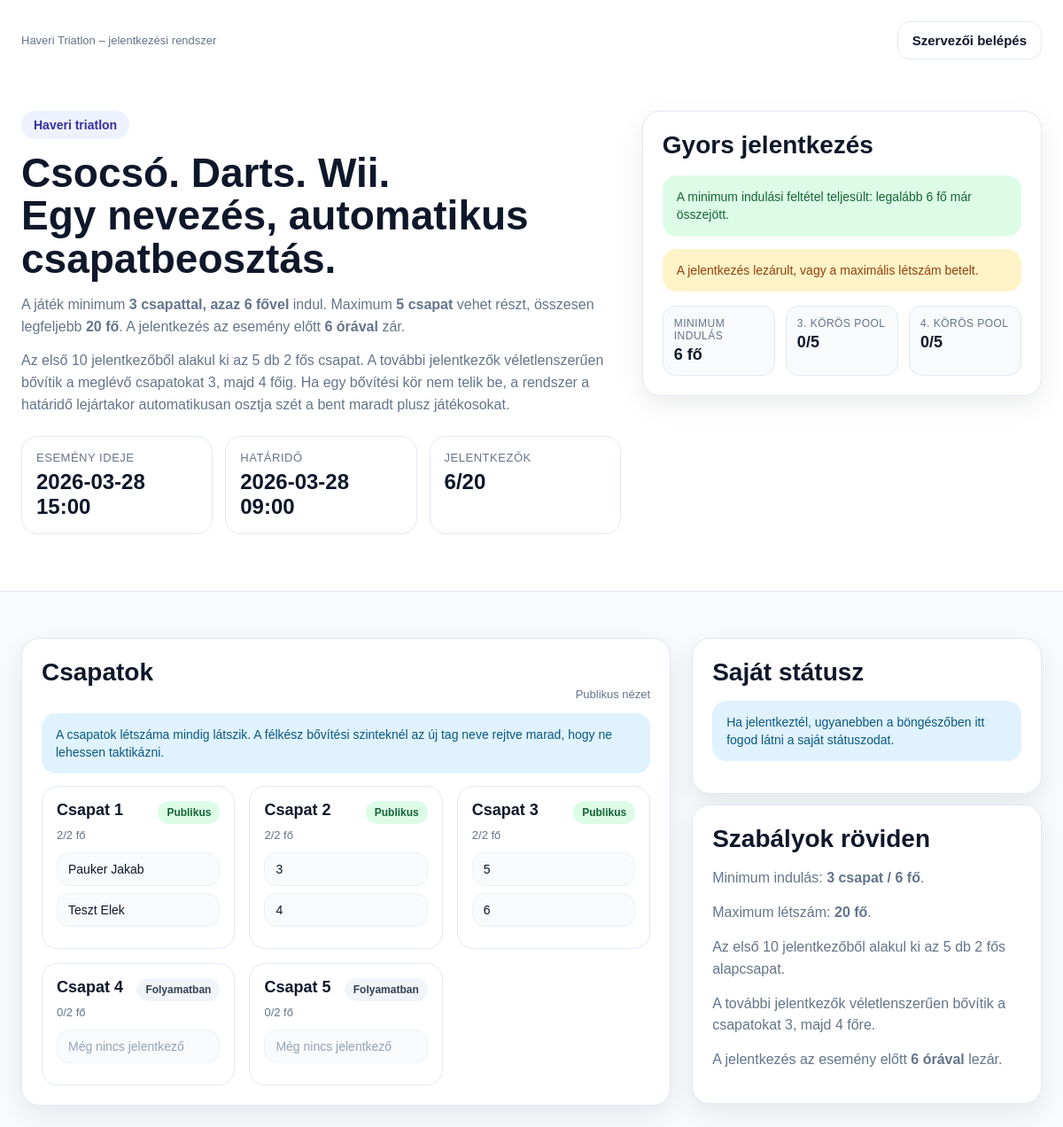
The page / on the database its author committed.
### tables this page shows
CREATE TABLE events (
            id INTEGER PRIMARY KEY AUTOINCREMENT,
            title TEXT NOT NULL,
            event_at TEXT NOT NULL,
            registration_deadline TEXT NOT NULL,
            created_at TEXT NOT NULL,
            is_closed INTEGER NOT NULL DEFAULT 0,
            finalized_at TEXT
        );

CREATE TABLE registrations (
            id INTEGER PRIMARY KEY AUTOINCREMENT,
            event_id INTEGER NOT NULL,
            participant_name TEXT NOT NULL,
            participant_email TEXT NOT NULL,
            provider TEXT NOT NULL,
            google_sub TEXT,
            created_at TEXT NOT NULL,

            assigned_team INTEGER,
            assigned_stage INTEGER,  -- 2 / 3 / 4
            assigned_slot INTEGER,   -- 1..4 within team

            pending_stage INTEGER,   -- 3 / 4 if waiting in pool
            pending_position INTEGER,

            FOREIGN KEY(event_id) REFERENCES events(id)
        );

### app.py (the view)
@app.route("/")
def home():
    event_row = get_latest_event()
    if event_row:
        finalize_event_if_needed(event_row)
        event_row = get_event(event_row["id"])
    if not event_row:
        return render_template("home.html", event=None)
    public_teams = build_public_teams(event_row["id"])
    my_status = get_my_status(event_row["id"])
    total_registrations = get_registration_count(event_row["id"])
    can_register = not event_has_started_or_closed(event_row) and total_registrations < MAX_PLAYERS
    stage3_pending_count = query_one(
        """
        SELECT COUNT(*) AS cnt
        FROM registrations
        WHERE event_id = ? AND pending_stage = 3 AND assigned_team IS NULL
        """,
        (event_row["id"],),
    )["cnt"]
    stage4_pending_count = query_one(
        """
        SELECT COUNT(*) AS cnt
        FROM registrations
        WHERE event_id = ? AND pending_stage = 4 AND assigned_team IS NULL
        """,
        (event_row["id"],),
    )["cnt"]
    approved_start = total_registrations >= 6
    return render_template(
        "home.html",
        event=event_row,
        public_teams=public_teams,
        my_status=my_status,
        total_registrations=total_registrations,
        can_register=can_register,
        approved_start=approved_start,
        min_players=MIN_TEAMS_TO_START * BASE_TEAM_SIZE,
        max_players=MAX_PLAYERS,
        stage3_pending_count=stage3_pending_count,
        stage4_pending_count=stage4_pending_count,
        google_enabled=oauth is not None,
        format_dt_display=format_dt_display,
    )

### app.py (called while the page is built)
def get_db():
    if "db" not in g:
        g.db = sqlite3.connect(app.config["DATABASE"])
        g.db.row_factory = sqlite3.Row
    return g.db

def query_all(sql, params=()):
    return get_db().execute(sql, params).fetchall()

def query_one(sql, params=()):
    return get_db().execute(sql, params).fetchone()

def execute(sql, params=()):
    db = get_db()
    cur = db.execute(sql, params)
    db.commit()
    return cur

@app.before_request
def before_request():
    init_db()
    auto_finalize_due_events()

def now_str():
    return datetime.now().strftime("%Y-%m-%d %H:%M:%S")

def parse_dt(value):
    return datetime.strptime(value, "%Y-%m-%d %H:%M:%S")

def format_dt_display(value):
    return parse_dt(value).strftime("%Y-%m-%d %H:%M")

def get_latest_event():
    return query_one("SELECT * FROM events ORDER BY id DESC LIMIT 1")

def get_event(event_id):
    return query_one("SELECT * FROM events WHERE id = ?", (event_id,))

def event_has_started_or_closed(event_row):
    if not event_row:
        return True
    deadline = parse_dt(event_row["registration_deadline"])
    return event_row["is_closed"] == 1 or datetime.now() >= deadline

def get_registration_count(event_id):
    row = query_one(
        "SELECT COUNT(*) AS cnt FROM registrations WHERE event_id = ?",
        (event_id,),
    )
    return row["cnt"] if row else 0

def get_pending_pool(event_id, stage):
    return query_all(
        """
        SELECT *
        FROM registrations
        WHERE event_id = ?
          AND pending_stage = ?
          AND assigned_team IS NULL
        ORDER BY pending_position, id
        """,
        (event_id, stage),
    )

def get_session_registration_id(event_id):
    key = f"my_registration_{event_id}"
    return session.get(key)

def get_team_members(event_id, team_number):
    return query_all(
        """
        SELECT *
        FROM registrations
        WHERE event_id = ?
          AND assigned_team = ?
        ORDER BY assigned_slot ASC
        """,
        (event_id, team_number),
    )

def get_approved_team_name(event_id, team_number):
    row = query_one(
        """
        SELECT *
        FROM team_name_proposals
        WHERE event_id = ?
          AND team_number = ?
          AND status = 'approved'
        ORDER BY id DESC
        LIMIT 1
        """,
        (event_id, team_number),
    )
    return row["proposed_name"] if row else None

### templates/home.html (shortened to what this page needs)
<!DOCTYPE html>
<html lang="hu">
<head>
</head>
<body>
  <div class="hero">
    <div class="container">
      <div class="topbar">
        <div class="small">Haveri Triatlon – jelentkezési rendszer</div>
        <a href="{{ url_for('admin_login') }}" class="btn btn-secondary">Szervezői belépés</a>
      </div>
      {% if not event %}
        <div class="card">
          <span class="badge">Nincs aktív esemény</span>
          <h1>Még nincs létrehozva rendezvény.</h1>
          <p>Először a szervezőnek kell létrehoznia egy eseményt. Utána itt fog megjelenni a publikus jelentkezési oldal.</p>
        </div>
      {% else %}
        <div class="hero-grid">
          <div>
            <span class="badge">{{ event["title"] }}</span>
            <h1>Csocsó. Darts. Wii.<br>Egy nevezés, automatikus csapatbeosztás.</h1>
            <p>
              A játék minimum <strong>3 csapattal, azaz 6 fővel</strong> indul. Maximum <strong>5 csapat</strong> vehet részt,
              összesen legfeljebb <strong>20 fő</strong>. A jelentkezés az esemény előtt <strong>6 órával</strong> zár.
            </p>
            <p>
              Az első 10 jelentkezőből alakul ki az 5 db 2 fős csapat. A további jelentkezők véletlenszerűen bővítik
              a meglévő csapatokat 3, majd 4 főig. Ha egy bővítési kör nem telik be, a rendszer a határidő lejártakor
              automatikusan osztja szét a bent maradt plusz játékosokat.
            </p>
            <div class="stats">
              <div class="stat">
                <div class="stat-label">Esemény ideje</div>
                <div class="stat-value">{{ format_dt_display(event["event_at"]) }}</div>
              </div>
              <div class="stat">
                <div class="stat-label">Határidő</div>
                <div class="stat-value">{{ format_dt_display(event["registration_deadline"]) }}</div>
              </div>
              <div class="stat">
                <div class="stat-label">Jelentkezők</div>
                <div class="stat-value">{{ total_registrations }}/{{ max_players }}</div>
              </div>
            </div>
          </div>
          <div class="card">
            <h2>Gyors jelentkezés</h2>
            {% if approved_start %}
              <div class="notice ok">
                A minimum indulási feltétel teljesült: legalább 6 fő már összejött.
              </div>
            {% else %}
              <div class="notice warn">
                A játék minimum 6 főtől indul. Jelenleg még nincs meg a minimum létszám.
              </div>
            {% endif %}
            {% if not can_register %}
              <div class="notice warn">
                A jelentkezés lezárult, vagy a maximális létszám betelt.
              </div>
            {% endif %}
            <div class="mini-grid">
              <div class="mini-box">
                <div class="k">Minimum indulás</div>
                <div class="v">{{ min_players }} fő</div>
              </div>
              <div class="mini-box">
                <div class="k">3. körös pool</div>
                <div class="v">{{ stage3_pending_count }}/5</div>
              </div>
              <div class="mini-box">
                <div class="k">4. körös pool</div>
                <div class="v">{{ stage4_pending_count }}/5</div>
              </div>
            </div>
          </div>
        </div>
      {% endif %}
    </div>
  </div>
  {% if event %}
    <div class="container">
      <div class="grid-2">
        <div class="card">
          <div class="section-title">
            <h2>Csapatok</h2>
            <div class="small">Publikus nézet</div>
          </div>
          <div class="notice info">
            A csapatok létszáma mindig látszik. A félkész bővítési szinteknél az új tag neve rejtve marad, hogy ne lehessen taktikázni.
          </div>
          <div class="teams-grid">
            {% for team in public_teams %}
              <div class="team-card">
                <div class="team-top">
                  <div>
                    <h3>
                      {% if team.team_name %}
                        {{ team.team_name }}
                      {% else %}
                        Csapat {{ team.team_number }}
                      {% endif %}
                    </h3>
                    <div class="small">{{ team.count }}/{{ team.capacity }} fő</div>
                  </div>
                  {% if team.count >= 2 and team.count == team.capacity %}
                    <span class="pill ok">Publikus</span>
                  {% else %}
                    <span class="pill">Folyamatban</span>
                  {% endif %}
                </div>
                {% if team.count == 0 %}
                  <div class="member empty">Még nincs jelentkező</div>
                {% elif team.count == 1 %}
                  <div class="member hidden">1 játékos már bent van, de a neve még rejtve van.</div>
                  <div class="member empty">Várakozás a 2. főre</div>
                {% elif team.count == 2 and team.capacity == 2 %}
                  {% for name in team.visible_names %}
                    <div class="member">{{ name }}</div>
                  {% endfor %}
                {% elif team.count == 2 and team.capacity == 3 %}
                  {% for name in team.visible_names %}
                    <div class="member">{{ name }}</div>
                  {% endfor %}
                  <div class="member hidden">A 3. hely még feltöltés alatt van.</div>
                {% elif team.count == 3 and team.capacity == 3 %}
                  {% for name in team.visible_names %}
                    <div class="member">{{ name }}</div>
                  {% endfor %}
                {% elif team.count == 3 and team.capacity == 4 %}
                  {% for name in team.visible_names[:3] %}
                    <div class="member">{{ name }}</div>
                  {% endfor %}
                  <div class="member hidden">A 4. hely még feltöltés alatt van.</div>
                {% elif team.count == 4 %}
                  {% for name in team.visible_names %}
                    <div class="member">{{ name }}</div>
                  {% endfor %}
                {% endif %}
              </div>
            {% endfor %}
          </div>
        </div>
        <div class="stack">
          <div class="card">
            <h2>Saját státusz</h2>
            {% if not my_status %}
              <div class="notice info">
                Ha jelentkeztél, ugyanebben a böngészőben itt fogod látni a saját státuszodat.
              </div>
            {% endif %}
          </div>
          <div class="card">
            <h2>Szabályok röviden</h2>
            <div class="stack">
              <p>Minimum indulás: <strong>3 csapat / 6 fő</strong>.</p>
              <p>Maximum létszám: <strong>20 fő</strong>.</p>
              <p>Az első 10 jelentkezőből alakul ki az 5 db 2 fős alapcsapat.</p>
              <p>A további jelentkezők véletlenszerűen bővítik a csapatokat 3, majd 4 főre.</p>
              <p>A jelentkezés az esemény előtt <strong>6 órával</strong> lezár.</p>
            </div>
          </div>
        </div>
      </div>
    </div>
  {% endif %}
</body>
</html>

### templates/home.html (style rules this page uses)
:root { --bg: #f8fafc; --card: #ffffff; --text: #0f172a; --muted: #64748b; --line: #e2e8f0; --primary: #0f172a; --accent: #16a34a; --warn-bg: #fef3c7; --warn-text: #92400e; --ok-bg: #dcfce7; --ok-text: #166534; --err-bg: #fee2e2; --err-text: #991b1b; --info-bg: #e0f2fe; --info-text: #075985; --shadow: 0 10px 30px rgba(15, 23, 42, 0.08); --radius: 20px; }
* { box-sizing: border-box; }
body { margin: 0; font-family: Arial, Helvetica, sans-serif; background: var(--bg); color: var(--text); }
.container { max-width: 1200px; margin: 0 auto; padding: 24px; }
.hero { background: var(--card); border-bottom: 1px solid var(--line); }
.hero-grid { display: grid; grid-template-columns: 1.2fr 0.8fr; gap: 24px; align-items: start; padding: 40px 0; }
.badge { display: inline-block; padding: 8px 14px; border-radius: 999px; background: #eef2ff; color: #3730a3; font-size: 14px; font-weight: 700; margin-bottom: 14px; }
h1 { font-size: 46px; line-height: 1.05; margin: 0 0 16px; }
h2 { margin: 0 0 16px; font-size: 28px; }
h3 { margin: 0 0 10px; font-size: 18px; }
p { margin: 0 0 14px; line-height: 1.55; color: var(--muted); }
.card { background: var(--card); border: 1px solid var(--line); border-radius: var(--radius); padding: 22px; box-shadow: var(--shadow); }
.stats { display: grid; grid-template-columns: repeat(3, 1fr); gap: 14px; margin-top: 22px; }
.stat { background: var(--card); border: 1px solid var(--line); border-radius: 18px; padding: 16px; }
.stat-label { font-size: 13px; color: var(--muted); margin-bottom: 6px; text-transform: uppercase; letter-spacing: .04em; }
.stat-value { font-size: 24px; font-weight: 800; color: var(--text); }
.grid-2 { display: grid; grid-template-columns: 1.3fr 0.7fr; gap: 24px; margin-top: 28px; }
.teams-grid { display: grid; grid-template-columns: repeat(3, 1fr); gap: 16px; }
.team-card { border: 1px solid var(--line); border-radius: 18px; padding: 16px; background: #fff; }
.team-top { display: flex; justify-content: space-between; align-items: start; gap: 12px; margin-bottom: 12px; }
.pill { display: inline-block; padding: 6px 10px; border-radius: 999px; font-size: 12px; font-weight: 700; background: #f1f5f9; color: #334155; white-space: nowrap; }
.pill.ok { background: var(--ok-bg); color: var(--ok-text); }
.member { border-radius: 14px; padding: 10px 12px; background: #f8fafc; border: 1px solid #edf2f7; margin-bottom: 8px; font-size: 14px; }
.member.empty { color: #94a3b8; }
.notice { border-radius: 16px; padding: 14px 16px; margin-bottom: 14px; font-size: 14px; line-height: 1.45; }
.notice.warn { background: var(--warn-bg); color: var(--warn-text); }
.notice.ok { background: var(--ok-bg); color: var(--ok-text); }
.notice.info { background: var(--info-bg); color: var(--info-text); }
.btn, button { display: inline-block; border: 0; border-radius: 14px; padding: 12px 16px; font-size: 15px; font-weight: 700; cursor: pointer; text-decoration: none; transition: 0.15s ease; }
.btn-secondary { background: #fff; color: var(--text); border: 1px solid var(--line); }
.stack > * + * { margin-top: 12px; }
.mini-grid { display: grid; grid-template-columns: repeat(3, 1fr); gap: 12px; margin-top: 16px; }
.mini-box { background: #f8fafc; border: 1px solid var(--line); border-radius: 14px; padding: 12px; }
.mini-box .k { font-size: 12px; text-transform: uppercase; color: var(--muted); margin-bottom: 4px; letter-spacing: .04em; }
.mini-box .v { font-size: 18px; font-weight: 800; }
.topbar { display: flex; justify-content: space-between; align-items: center; gap: 16px; margin-bottom: 18px; }
.small { font-size: 13px; color: var(--muted); }
.section-title { margin-bottom: 14px; display: flex; justify-content: space-between; align-items: end; gap: 16px; }

### rows shown on the page
events: title "Haveri triatlon", event_at "2026-03-28 15:00", registration_deadline "2026-03-28 09:00"
registrations: participant_name "Pauker Jakab"
registrations: participant_name "Teszt Elek"

### other values the page prints
{{ total_registrations }} "6"
{{ max_players }} "20"
{{ min_players }} "6"
{{ stage3_pending_count }} "0"
{{ stage4_pending_count }} "0"
{{ team.team_number }} "1" "2" "3" "4" "5"
{{ team.count }} "2" "2" "2" "0" "0"
{{ team.capacity }} "2" "2" "2" "2" "2"
{{ name }} "3" "4" "5" "6"
